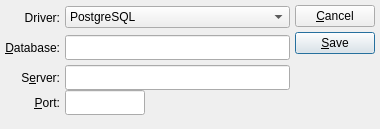
<?xml version="1.0" encoding="UTF-8"?>
<ui version="4.0">
 <comment> * OpenRPT report writer and rendering engine
 * Copyright (C) 2001-2012 by OpenMFG, LLC
 *
 * This library is free software; you can redistribute it and/or
 * modify it under the terms of the GNU Lesser General Public
 * License as published by the Free Software Foundation; either
 * version 2.1 of the License, or (at your option) any later version.
 *
 * This library is distributed in the hope that it will be useful,
 * but WITHOUT ANY WARRANTY; without even the implied warranty of
 * MERCHANTABILITY or FITNESS FOR A PARTICULAR PURPOSE. See the GNU
 * Lesser General Public License for more details.
 *
 * You should have received a copy of the GNU Lesser General Public
 * License along with this library; if not, write to the Free Software
 * Foundation, Inc., 59 Temple Place, Suite 330, Boston, MA 02111-1307 USA
 * Please contact info@openmfg.com with any questions on this license.</comment>
 <class>loginOptions</class>
 <widget class="QDialog" name="loginOptions">
  <property name="geometry">
   <rect>
    <x>0</x>
    <y>0</y>
    <width>380</width>
    <height>129</height>
   </rect>
  </property>
  <property name="windowTitle">
   <string>Login Options</string>
  </property>
  <layout class="QHBoxLayout">
   <property name="spacing">
    <number>5</number>
   </property>
   <property name="margin">
    <number>5</number>
   </property>
   <item>
    <layout class="QVBoxLayout">
     <property name="spacing">
      <number>0</number>
     </property>
     <property name="margin">
      <number>0</number>
     </property>
     <item>
      <layout class="QGridLayout">
       <property name="margin">
        <number>0</number>
       </property>
       <property name="spacing">
        <number>5</number>
       </property>
       <item row="1" column="1">
        <widget class="QLineEdit" name="_database">
         <property name="sizePolicy">
          <sizepolicy hsizetype="Expanding" vsizetype="Fixed">
           <horstretch>0</horstretch>
           <verstretch>0</verstretch>
          </sizepolicy>
         </property>
         <property name="minimumSize">
          <size>
           <width>0</width>
           <height>25</height>
          </size>
         </property>
        </widget>
       </item>
       <item row="1" column="0">
        <widget class="QLabel" name="_databaseLit">
         <property name="sizePolicy">
          <sizepolicy hsizetype="Minimum" vsizetype="Fixed">
           <horstretch>0</horstretch>
           <verstretch>0</verstretch>
          </sizepolicy>
         </property>
         <property name="minimumSize">
          <size>
           <width>0</width>
           <height>25</height>
          </size>
         </property>
         <property name="text">
          <string>&amp;Database:</string>
         </property>
         <property name="alignment">
          <set>Qt::AlignRight|Qt::AlignTrailing|Qt::AlignVCenter</set>
         </property>
         <property name="buddy">
          <cstring>_database</cstring>
         </property>
        </widget>
       </item>
       <item row="2" column="1">
        <layout class="QVBoxLayout">
         <property name="spacing">
          <number>0</number>
         </property>
         <property name="margin">
          <number>0</number>
         </property>
         <item>
          <widget class="QLineEdit" name="_server">
           <property name="sizePolicy">
            <sizepolicy hsizetype="Expanding" vsizetype="Fixed">
             <horstretch>0</horstretch>
             <verstretch>0</verstretch>
            </sizepolicy>
           </property>
           <property name="minimumSize">
            <size>
             <width>0</width>
             <height>25</height>
            </size>
           </property>
          </widget>
         </item>
         <item>
          <layout class="QHBoxLayout">
           <property name="spacing">
            <number>0</number>
           </property>
           <property name="margin">
            <number>0</number>
           </property>
           <item>
            <widget class="QLineEdit" name="_port">
             <property name="sizePolicy">
              <sizepolicy hsizetype="Expanding" vsizetype="Fixed">
               <horstretch>0</horstretch>
               <verstretch>0</verstretch>
              </sizepolicy>
             </property>
             <property name="minimumSize">
              <size>
               <width>0</width>
               <height>25</height>
              </size>
             </property>
             <property name="maximumSize">
              <size>
               <width>80</width>
               <height>32767</height>
              </size>
             </property>
            </widget>
           </item>
           <item>
            <spacer>
             <property name="orientation">
              <enum>Qt::Horizontal</enum>
             </property>
             <property name="sizeType">
              <enum>QSizePolicy::Expanding</enum>
             </property>
             <property name="sizeHint" stdset="0">
              <size>
               <width>20</width>
               <height>20</height>
              </size>
             </property>
            </spacer>
           </item>
          </layout>
         </item>
        </layout>
       </item>
       <item row="2" column="0">
        <layout class="QVBoxLayout">
         <property name="spacing">
          <number>0</number>
         </property>
         <property name="margin">
          <number>0</number>
         </property>
         <item>
          <widget class="QLabel" name="_serverLit">
           <property name="sizePolicy">
            <sizepolicy hsizetype="Minimum" vsizetype="Fixed">
             <horstretch>0</horstretch>
             <verstretch>0</verstretch>
            </sizepolicy>
           </property>
           <property name="minimumSize">
            <size>
             <width>0</width>
             <height>25</height>
            </size>
           </property>
           <property name="text">
            <string>S&amp;erver:</string>
           </property>
           <property name="alignment">
            <set>Qt::AlignRight|Qt::AlignTrailing|Qt::AlignVCenter</set>
           </property>
           <property name="buddy">
            <cstring>_server</cstring>
           </property>
          </widget>
         </item>
         <item>
          <widget class="QLabel" name="_portLit">
           <property name="sizePolicy">
            <sizepolicy hsizetype="Minimum" vsizetype="Fixed">
             <horstretch>0</horstretch>
             <verstretch>0</verstretch>
            </sizepolicy>
           </property>
           <property name="minimumSize">
            <size>
             <width>0</width>
             <height>25</height>
            </size>
           </property>
           <property name="text">
            <string>&amp;Port:</string>
           </property>
           <property name="alignment">
            <set>Qt::AlignRight|Qt::AlignTrailing|Qt::AlignVCenter</set>
           </property>
           <property name="buddy">
            <cstring>_port</cstring>
           </property>
          </widget>
         </item>
        </layout>
       </item>
       <item row="0" column="0">
        <widget class="QLabel" name="_driverLit">
         <property name="sizePolicy">
          <sizepolicy hsizetype="Minimum" vsizetype="Fixed">
           <horstretch>0</horstretch>
           <verstretch>0</verstretch>
          </sizepolicy>
         </property>
         <property name="minimumSize">
          <size>
           <width>0</width>
           <height>25</height>
          </size>
         </property>
         <property name="text">
          <string>Driver:</string>
         </property>
         <property name="alignment">
          <set>Qt::AlignRight|Qt::AlignTrailing|Qt::AlignVCenter</set>
         </property>
         <property name="buddy">
          <cstring>_database</cstring>
         </property>
        </widget>
       </item>
       <item row="0" column="1">
        <widget class="QComboBox" name="_driver">
         <item>
          <property name="text">
           <string>PostgreSQL</string>
          </property>
         </item>
         <item>
          <property name="text">
           <string>ODBC</string>
          </property>
         </item>
        </widget>
       </item>
      </layout>
     </item>
     <item>
      <spacer>
       <property name="orientation">
        <enum>Qt::Vertical</enum>
       </property>
       <property name="sizeType">
        <enum>QSizePolicy::Expanding</enum>
       </property>
       <property name="sizeHint" stdset="0">
        <size>
         <width>20</width>
         <height>20</height>
        </size>
       </property>
      </spacer>
     </item>
    </layout>
   </item>
   <item>
    <layout class="QVBoxLayout">
     <property name="spacing">
      <number>0</number>
     </property>
     <property name="margin">
      <number>0</number>
     </property>
     <item>
      <layout class="QVBoxLayout">
       <property name="spacing">
        <number>5</number>
       </property>
       <property name="margin">
        <number>0</number>
       </property>
       <item>
        <widget class="QPushButton" name="_close">
         <property name="text">
          <string>&amp;Cancel</string>
         </property>
        </widget>
       </item>
       <item>
        <widget class="QPushButton" name="_save">
         <property name="text">
          <string>&amp;Save</string>
         </property>
         <property name="autoDefault">
          <bool>true</bool>
         </property>
         <property name="default">
          <bool>true</bool>
         </property>
        </widget>
       </item>
      </layout>
     </item>
     <item>
      <spacer>
       <property name="orientation">
        <enum>Qt::Vertical</enum>
       </property>
       <property name="sizeType">
        <enum>QSizePolicy::Expanding</enum>
       </property>
       <property name="sizeHint" stdset="0">
        <size>
         <width>20</width>
         <height>20</height>
        </size>
       </property>
      </spacer>
     </item>
    </layout>
   </item>
  </layout>
 </widget>
 <layoutdefault spacing="5" margin="5"/>
 <tabstops>
  <tabstop>_driver</tabstop>
  <tabstop>_database</tabstop>
  <tabstop>_server</tabstop>
  <tabstop>_port</tabstop>
  <tabstop>_save</tabstop>
  <tabstop>_close</tabstop>
 </tabstops>
 <resources/>
 <connections>
  <connection>
   <sender>_close</sender>
   <signal>clicked()</signal>
   <receiver>loginOptions</receiver>
   <slot>reject()</slot>
   <hints>
    <hint type="sourcelabel">
     <x>20</x>
     <y>20</y>
    </hint>
    <hint type="destinationlabel">
     <x>20</x>
     <y>20</y>
    </hint>
   </hints>
  </connection>
 </connections>
</ui>
